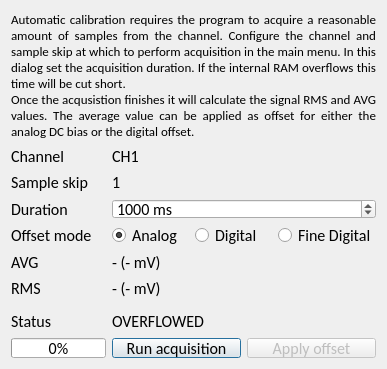
<?xml version="1.0" encoding="UTF-8"?>
<ui version="4.0">
 <class>AutoCalibrateDialog</class>
 <widget class="QDialog" name="AutoCalibrateDialog">
  <property name="geometry">
   <rect>
    <x>0</x>
    <y>0</y>
    <width>387</width>
    <height>369</height>
   </rect>
  </property>
  <property name="font">
   <font>
    <family>Calibri</family>
    <pointsize>12</pointsize>
   </font>
  </property>
  <property name="windowTitle">
   <string>Dialog</string>
  </property>
  <layout class="QVBoxLayout" name="verticalLayout">
   <item>
    <widget class="QLabel" name="label_6">
     <property name="font">
      <font>
       <family>Calibri</family>
       <pointsize>10</pointsize>
      </font>
     </property>
     <property name="text">
      <string>Automatic calibration requires the program to acquire a reasonable amount of samples from the channel. Configure the channel and sample skip at which to perform acquisition in the main menu. In this dialog set the acquisition duration. If the internal RAM overflows this time will be cut short.
Once the acqusistion finishes it will calculate the signal RMS and AVG values. The average value can be applied as offset for either the analog DC bias or the digital offset.</string>
     </property>
     <property name="alignment">
      <set>Qt::AlignJustify|Qt::AlignVCenter</set>
     </property>
     <property name="wordWrap">
      <bool>true</bool>
     </property>
    </widget>
   </item>
   <item>
    <layout class="QFormLayout" name="formLayout">
     <item row="0" column="0">
      <widget class="QLabel" name="label_4">
       <property name="text">
        <string>Channel</string>
       </property>
      </widget>
     </item>
     <item row="0" column="1">
      <widget class="QLabel" name="autoCalibrateChannel">
       <property name="text">
        <string>CH1</string>
       </property>
      </widget>
     </item>
     <item row="1" column="0">
      <widget class="QLabel" name="label">
       <property name="text">
        <string>Sample skip</string>
       </property>
      </widget>
     </item>
     <item row="1" column="1">
      <widget class="QLabel" name="autoCalibrateSampleSkip">
       <property name="text">
        <string>1</string>
       </property>
      </widget>
     </item>
     <item row="2" column="0">
      <widget class="QLabel" name="label_2">
       <property name="text">
        <string>Duration</string>
       </property>
      </widget>
     </item>
     <item row="2" column="1">
      <widget class="QSpinBox" name="autoCalibrateDuration">
       <property name="suffix">
        <string> ms</string>
       </property>
       <property name="minimum">
        <number>5</number>
       </property>
       <property name="maximum">
        <number>2147483647</number>
       </property>
       <property name="singleStep">
        <number>500</number>
       </property>
       <property name="value">
        <number>1000</number>
       </property>
      </widget>
     </item>
     <item row="3" column="0">
      <widget class="QLabel" name="label_3">
       <property name="text">
        <string>Offset mode</string>
       </property>
      </widget>
     </item>
     <item row="3" column="1">
      <layout class="QHBoxLayout" name="horizontalLayout">
       <item>
        <widget class="QRadioButton" name="autoCalibrateAnalog">
         <property name="text">
          <string>Analog</string>
         </property>
         <property name="checked">
          <bool>true</bool>
         </property>
        </widget>
       </item>
       <item>
        <widget class="QRadioButton" name="autoCalibrateDigital">
         <property name="text">
          <string>Digital</string>
         </property>
        </widget>
       </item>
       <item>
        <widget class="QRadioButton" name="autoCalibrateFine">
         <property name="text">
          <string>Fine Digital</string>
         </property>
        </widget>
       </item>
      </layout>
     </item>
     <item row="4" column="0">
      <widget class="QLabel" name="label_9">
       <property name="text">
        <string>AVG</string>
       </property>
      </widget>
     </item>
     <item row="4" column="1">
      <layout class="QHBoxLayout" name="horizontalLayout_9">
       <item>
        <widget class="QLabel" name="autoCalibrateAverage">
         <property name="text">
          <string>- (- mV)</string>
         </property>
        </widget>
       </item>
      </layout>
     </item>
     <item row="5" column="0">
      <widget class="QLabel" name="label_11">
       <property name="text">
        <string>RMS</string>
       </property>
      </widget>
     </item>
     <item row="5" column="1">
      <widget class="QLabel" name="autoCalibrateRMS">
       <property name="text">
        <string>- (- mV)</string>
       </property>
      </widget>
     </item>
     <item row="6" column="1">
      <spacer name="verticalSpacer">
       <property name="orientation">
        <enum>Qt::Vertical</enum>
       </property>
       <property name="sizeHint" stdset="0">
        <size>
         <width>20</width>
         <height>40</height>
        </size>
       </property>
      </spacer>
     </item>
     <item row="7" column="0">
      <widget class="QLabel" name="label_5">
       <property name="text">
        <string>Status</string>
       </property>
      </widget>
     </item>
     <item row="7" column="1">
      <widget class="QLabel" name="autoCalibrationStatus">
       <property name="text">
        <string>OVERFLOWED</string>
       </property>
      </widget>
     </item>
     <item row="8" column="0">
      <widget class="QProgressBar" name="autoCalibrateProgress">
       <property name="value">
        <number>0</number>
       </property>
      </widget>
     </item>
     <item row="8" column="1">
      <layout class="QHBoxLayout" name="horizontalLayout_8">
       <item>
        <widget class="QPushButton" name="autoCalibrateButton">
         <property name="text">
          <string>Run acquisition</string>
         </property>
        </widget>
       </item>
       <item>
        <widget class="QPushButton" name="autoCalibrateApplyOffset">
         <property name="enabled">
          <bool>false</bool>
         </property>
         <property name="text">
          <string>Apply offset</string>
         </property>
        </widget>
       </item>
      </layout>
     </item>
    </layout>
   </item>
  </layout>
 </widget>
 <resources/>
 <connections/>
</ui>
